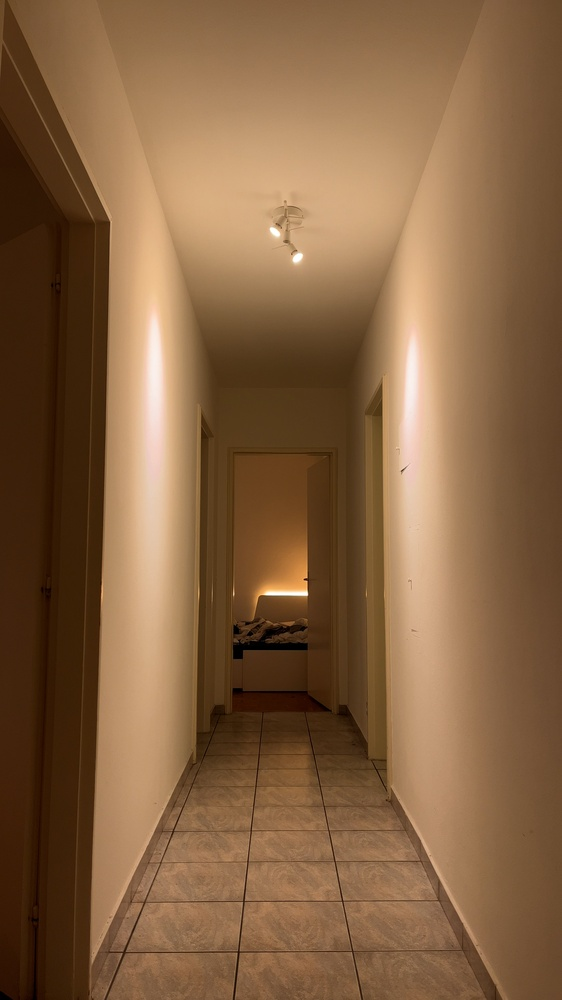
%> input picture Assignment 1 - Point Operations/src/media/bonus/cleanplate.jpg, 562 x 1000 px, shrunk from 2160 x 3840 before the run
$ octave bonus.m   (GNU Octave 9; MATLAB toolbox functions it lacks are replaced by stand-ins)
%> lines starting %> are read from the running program, lines starting %| are printed output that depends on the picture
cleanplate = imread("./media/bonus/cleanplate.jpg");
%> cleanplate is the input picture: size 1000x562x3 uint8; mean R, G, B 133, 98.5, 65.9
a1 = imread("./media/bonus/a1.jpg");
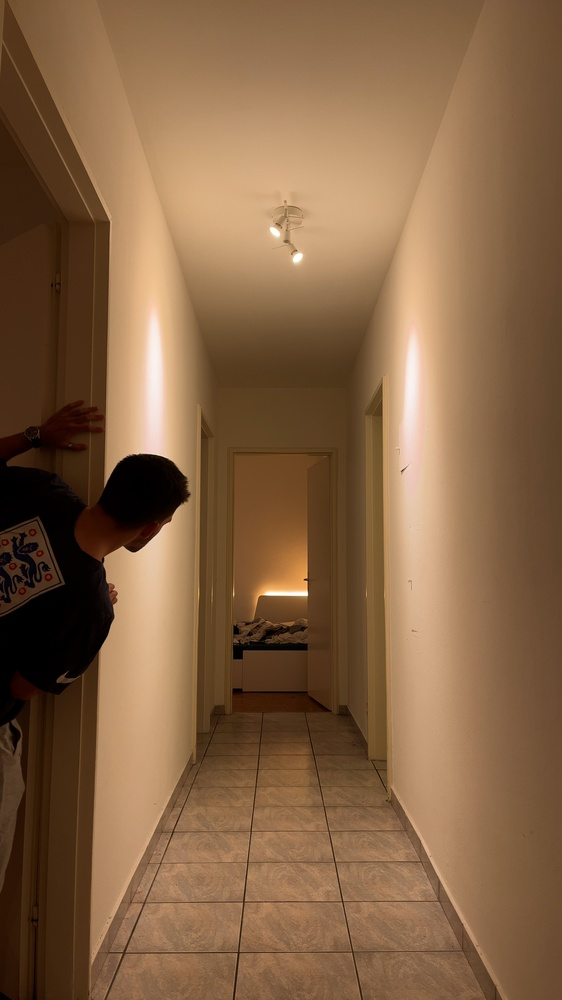
%> input picture Assignment 1 - Point Operations/src/media/bonus/a1.jpg, 562 x 1000 px, shrunk from 2160 x 3840 before the run
%> a1 is the input picture: size 1000x562x3 uint8; mean R, G, B 132.5, 99.3, 68.7
a2 = imread("./media/bonus/a2.jpg");
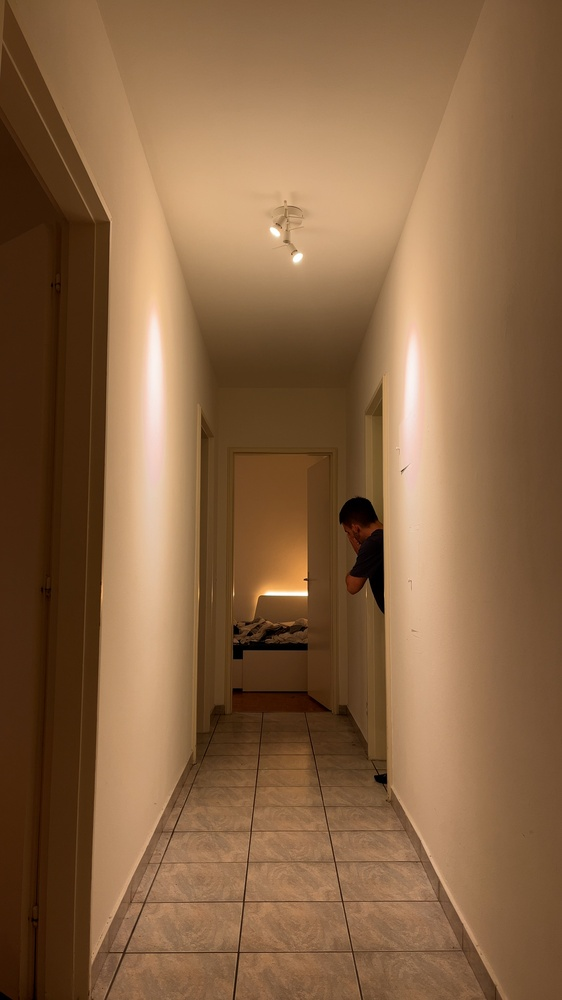
%> input picture Assignment 1 - Point Operations/src/media/bonus/a2.jpg, 562 x 1000 px, shrunk from 2160 x 3840 before the run
%> a2 is the input picture: size 1000x562x3 uint8; mean R, G, B 136.3, 100.7, 68
a3 = imread("./media/bonus/a3.jpg");
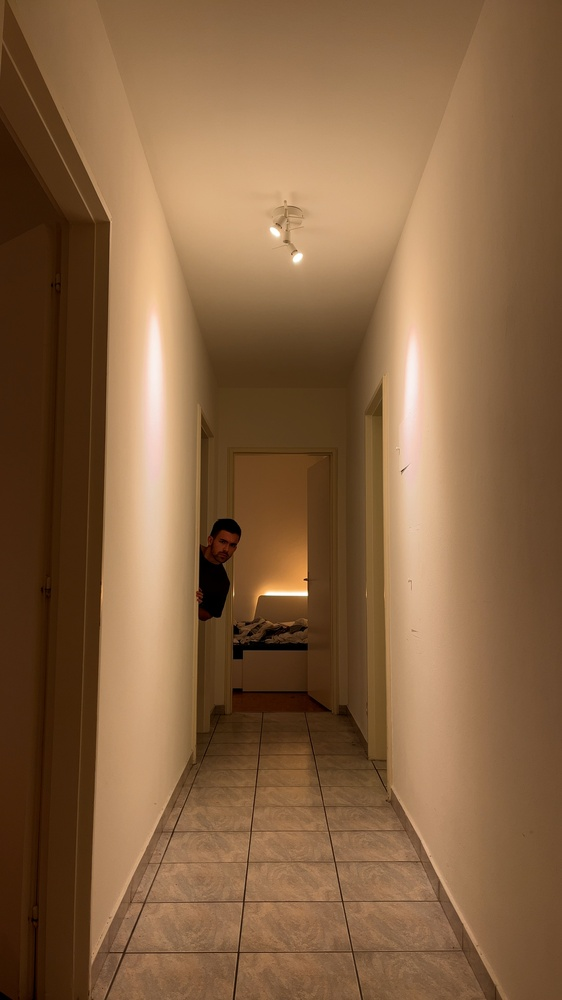
%> input picture Assignment 1 - Point Operations/src/media/bonus/a3.jpg, 562 x 1000 px, shrunk from 2160 x 3840 before the run
%> a3 is the input picture: size 1000x562x3 uint8; mean R, G, B 134.7, 99.6, 66.7
a4 = imread("./media/bonus/a4.jpg");
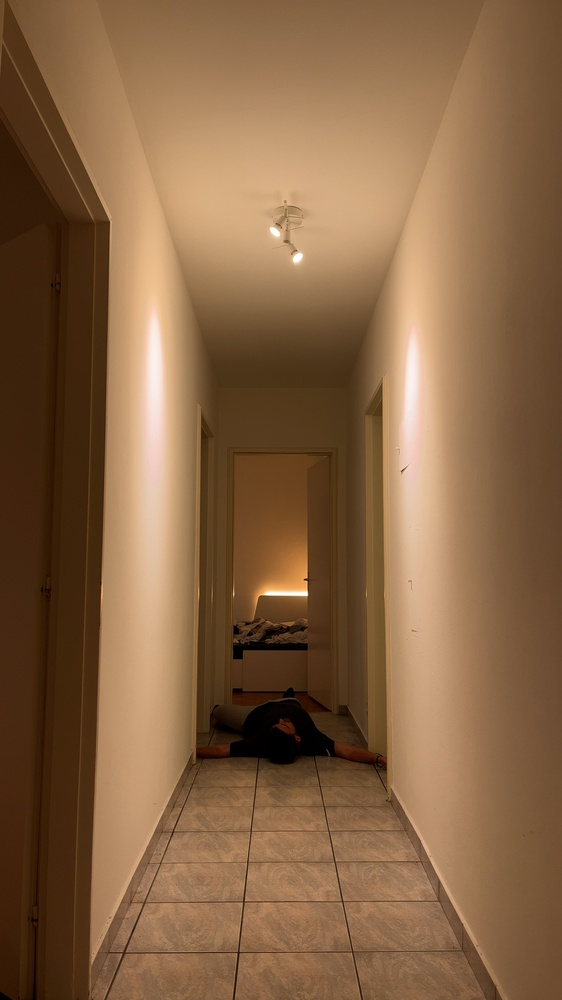
%> input picture Assignment 1 - Point Operations/src/media/bonus/a4.jpg, 562 x 1000 px, shrunk from 2160 x 3840 before the run
%> a4 is the input picture: size 1000x562x3 uint8; mean R, G, B 134.2, 100, 68.1
a5 = imread("./media/bonus/a5.jpg");
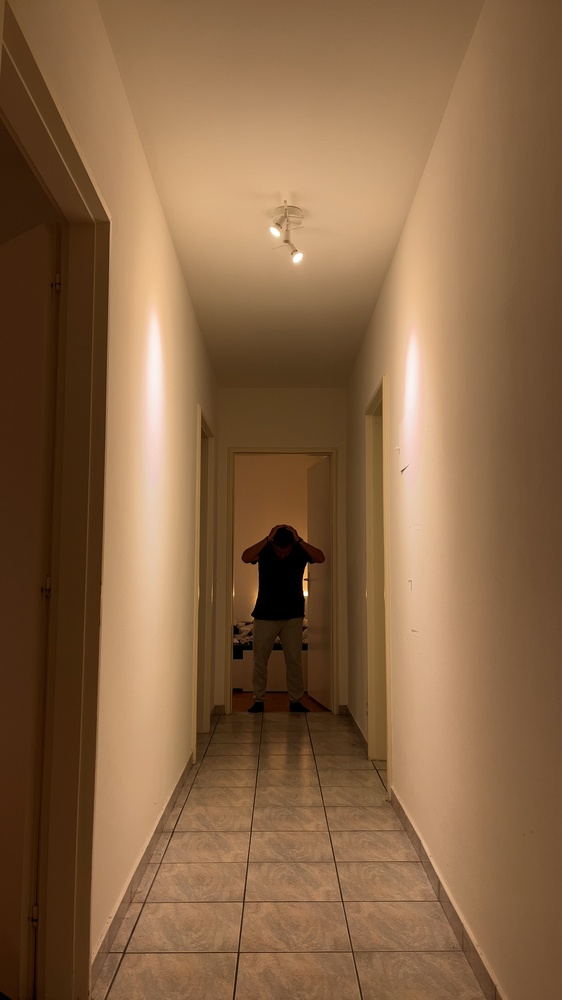
%> input picture Assignment 1 - Point Operations/src/media/bonus/a5.jpg, 562 x 1000 px, shrunk from 2160 x 3840 before the run
%> a5 is the input picture: size 1000x562x3 uint8; mean R, G, B 136.4, 101.9, 69.7
%> (the run ends here)
